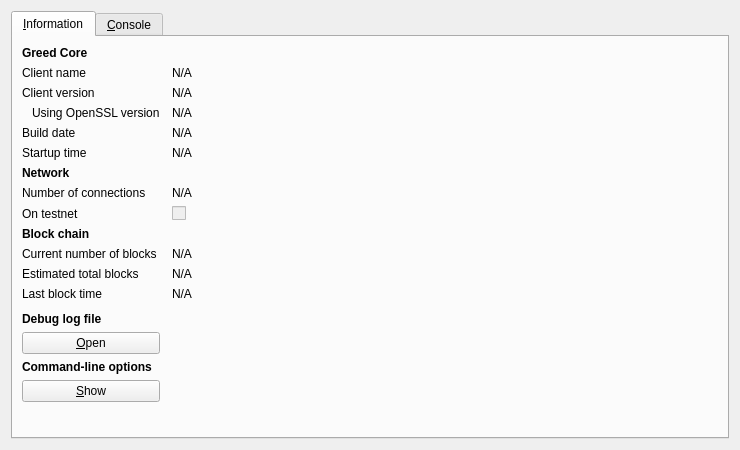
<?xml version="1.0" encoding="UTF-8"?>
<ui version="4.0">
 <class>RPCConsole</class>
 <widget class="QDialog" name="RPCConsole">
  <property name="geometry">
   <rect>
    <x>0</x>
    <y>0</y>
    <width>740</width>
    <height>450</height>
   </rect>
  </property>
  <property name="windowTitle">
   <string>Greed - Debug window</string>
  </property>
  <layout class="QVBoxLayout" name="verticalLayout_2">
   <item>
    <widget class="QTabWidget" name="tabWidget">
     <property name="currentIndex">
      <number>0</number>
     </property>
     <widget class="QWidget" name="tab_info">
      <attribute name="title">
       <string>&amp;Information</string>
      </attribute>
      <layout class="QGridLayout" name="gridLayout" columnstretch="0,1">
       <property name="horizontalSpacing">
        <number>12</number>
       </property>
       <item row="0" column="0">
        <widget class="QLabel" name="label_9">
         <property name="font">
          <font>
           <weight>75</weight>
           <bold>true</bold>
          </font>
         </property>
         <property name="text">
          <string>Greed Core</string>
         </property>
        </widget>
       </item>
       <item row="1" column="0">
        <widget class="QLabel" name="label_5">
         <property name="text">
          <string>Client name</string>
         </property>
        </widget>
       </item>
       <item row="1" column="1">
        <widget class="QLabel" name="clientName">
         <property name="cursor">
          <cursorShape>IBeamCursor</cursorShape>
         </property>
         <property name="text">
          <string>N/A</string>
         </property>
         <property name="textFormat">
          <enum>Qt::PlainText</enum>
         </property>
         <property name="textInteractionFlags">
          <set>Qt::LinksAccessibleByMouse|Qt::TextSelectableByKeyboard|Qt::TextSelectableByMouse</set>
         </property>
        </widget>
       </item>
       <item row="2" column="0">
        <widget class="QLabel" name="label_6">
         <property name="text">
          <string>Client version</string>
         </property>
        </widget>
       </item>
       <item row="2" column="1">
        <widget class="QLabel" name="clientVersion">
         <property name="cursor">
          <cursorShape>IBeamCursor</cursorShape>
         </property>
         <property name="text">
          <string>N/A</string>
         </property>
         <property name="textFormat">
          <enum>Qt::PlainText</enum>
         </property>
         <property name="textInteractionFlags">
          <set>Qt::LinksAccessibleByMouse|Qt::TextSelectableByKeyboard|Qt::TextSelectableByMouse</set>
         </property>
        </widget>
       </item>
       <item row="3" column="0">
        <widget class="QLabel" name="label_14">
         <property name="text">
          <string>Using OpenSSL version</string>
         </property>
         <property name="indent">
          <number>10</number>
         </property>
        </widget>
       </item>
       <item row="3" column="1">
        <widget class="QLabel" name="openSSLVersion">
         <property name="cursor">
          <cursorShape>IBeamCursor</cursorShape>
         </property>
         <property name="text">
          <string>N/A</string>
         </property>
         <property name="textFormat">
          <enum>Qt::PlainText</enum>
         </property>
         <property name="textInteractionFlags">
          <set>Qt::LinksAccessibleByMouse|Qt::TextSelectableByKeyboard|Qt::TextSelectableByMouse</set>
         </property>
        </widget>
       </item>
       <item row="4" column="0">
        <widget class="QLabel" name="label_12">
         <property name="text">
          <string>Build date</string>
         </property>
        </widget>
       </item>
       <item row="4" column="1">
        <widget class="QLabel" name="buildDate">
         <property name="cursor">
          <cursorShape>IBeamCursor</cursorShape>
         </property>
         <property name="text">
          <string>N/A</string>
         </property>
         <property name="textFormat">
          <enum>Qt::PlainText</enum>
         </property>
         <property name="textInteractionFlags">
          <set>Qt::LinksAccessibleByMouse|Qt::TextSelectableByKeyboard|Qt::TextSelectableByMouse</set>
         </property>
        </widget>
       </item>
       <item row="5" column="0">
        <widget class="QLabel" name="label_13">
         <property name="text">
          <string>Startup time</string>
         </property>
        </widget>
       </item>
       <item row="5" column="1">
        <widget class="QLabel" name="startupTime">
         <property name="cursor">
          <cursorShape>IBeamCursor</cursorShape>
         </property>
         <property name="text">
          <string>N/A</string>
         </property>
         <property name="textFormat">
          <enum>Qt::PlainText</enum>
         </property>
         <property name="textInteractionFlags">
          <set>Qt::LinksAccessibleByMouse|Qt::TextSelectableByKeyboard|Qt::TextSelectableByMouse</set>
         </property>
        </widget>
       </item>
       <item row="6" column="0">
        <widget class="QLabel" name="label_11">
         <property name="font">
          <font>
           <weight>75</weight>
           <bold>true</bold>
          </font>
         </property>
         <property name="text">
          <string>Network</string>
         </property>
        </widget>
       </item>
       <item row="7" column="0">
        <widget class="QLabel" name="label_7">
         <property name="text">
          <string>Number of connections</string>
         </property>
        </widget>
       </item>
       <item row="7" column="1">
        <widget class="QLabel" name="numberOfConnections">
         <property name="cursor">
          <cursorShape>IBeamCursor</cursorShape>
         </property>
         <property name="text">
          <string>N/A</string>
         </property>
         <property name="textFormat">
          <enum>Qt::PlainText</enum>
         </property>
         <property name="textInteractionFlags">
          <set>Qt::LinksAccessibleByMouse|Qt::TextSelectableByKeyboard|Qt::TextSelectableByMouse</set>
         </property>
        </widget>
       </item>
       <item row="8" column="0">
        <widget class="QLabel" name="label_8">
         <property name="text">
          <string>On testnet</string>
         </property>
        </widget>
       </item>
       <item row="8" column="1">
        <widget class="QCheckBox" name="isTestNet">
         <property name="enabled">
          <bool>false</bool>
         </property>
         <property name="text">
          <string/>
         </property>
        </widget>
       </item>
       <item row="9" column="0">
        <widget class="QLabel" name="label_10">
         <property name="font">
          <font>
           <weight>75</weight>
           <bold>true</bold>
          </font>
         </property>
         <property name="text">
          <string>Block chain</string>
         </property>
        </widget>
       </item>
       <item row="10" column="0">
        <widget class="QLabel" name="label_3">
         <property name="text">
          <string>Current number of blocks</string>
         </property>
        </widget>
       </item>
       <item row="10" column="1">
        <widget class="QLabel" name="numberOfBlocks">
         <property name="cursor">
          <cursorShape>IBeamCursor</cursorShape>
         </property>
         <property name="text">
          <string>N/A</string>
         </property>
         <property name="textFormat">
          <enum>Qt::PlainText</enum>
         </property>
         <property name="textInteractionFlags">
          <set>Qt::LinksAccessibleByMouse|Qt::TextSelectableByKeyboard|Qt::TextSelectableByMouse</set>
         </property>
        </widget>
       </item>
       <item row="11" column="0">
        <widget class="QLabel" name="label_4">
         <property name="text">
          <string>Estimated total blocks</string>
         </property>
        </widget>
       </item>
       <item row="11" column="1">
        <widget class="QLabel" name="totalBlocks">
         <property name="cursor">
          <cursorShape>IBeamCursor</cursorShape>
         </property>
         <property name="text">
          <string>N/A</string>
         </property>
         <property name="textFormat">
          <enum>Qt::PlainText</enum>
         </property>
         <property name="textInteractionFlags">
          <set>Qt::LinksAccessibleByMouse|Qt::TextSelectableByKeyboard|Qt::TextSelectableByMouse</set>
         </property>
        </widget>
       </item>
       <item row="12" column="0">
        <widget class="QLabel" name="label_2">
         <property name="text">
          <string>Last block time</string>
         </property>
        </widget>
       </item>
       <item row="12" column="1">
        <widget class="QLabel" name="lastBlockTime">
         <property name="cursor">
          <cursorShape>IBeamCursor</cursorShape>
         </property>
         <property name="text">
          <string>N/A</string>
         </property>
         <property name="textFormat">
          <enum>Qt::PlainText</enum>
         </property>
         <property name="textInteractionFlags">
          <set>Qt::LinksAccessibleByMouse|Qt::TextSelectableByKeyboard|Qt::TextSelectableByMouse</set>
         </property>
        </widget>
       </item>
       <item row="13" column="0">
        <spacer name="verticalSpacer_2">
         <property name="orientation">
          <enum>Qt::Vertical</enum>
         </property>
         <property name="sizeHint" stdset="0">
          <size>
           <width>20</width>
           <height>20</height>
          </size>
         </property>
        </spacer>
       </item>
       <item row="14" column="0">
        <widget class="QLabel" name="labelDebugLogfile">
         <property name="font">
          <font>
           <weight>75</weight>
           <bold>true</bold>
          </font>
         </property>
         <property name="text">
          <string>Debug log file</string>
         </property>
        </widget>
       </item>
       <item row="15" column="0">
        <widget class="QPushButton" name="openDebugLogfileButton">
         <property name="toolTip">
          <string>Open the Greed debug log file from the current data directory. This can take a few seconds for large log files.</string>
         </property>
         <property name="text">
          <string>&amp;Open</string>
         </property>
         <property name="autoDefault">
          <bool>false</bool>
         </property>
        </widget>
       </item>
       <item row="16" column="0">
        <widget class="QLabel" name="labelCLOptions">
         <property name="font">
          <font>
           <weight>75</weight>
           <bold>true</bold>
          </font>
         </property>
         <property name="text">
          <string>Command-line options</string>
         </property>
        </widget>
       </item>
       <item row="17" column="0">
        <widget class="QPushButton" name="showCLOptionsButton">
         <property name="toolTip">
          <string>Show the Greed-Qt help message to get a list with possible Greed command-line options.</string>
         </property>
         <property name="text">
          <string>&amp;Show</string>
         </property>
         <property name="autoDefault">
          <bool>false</bool>
         </property>
        </widget>
       </item>
       <item row="18" column="0">
        <spacer name="verticalSpacer">
         <property name="orientation">
          <enum>Qt::Vertical</enum>
         </property>
         <property name="sizeHint" stdset="0">
          <size>
           <width>20</width>
           <height>40</height>
          </size>
         </property>
        </spacer>
       </item>
      </layout>
     </widget>
     <widget class="QWidget" name="tab_console">
      <attribute name="title">
       <string>&amp;Console</string>
      </attribute>
      <layout class="QVBoxLayout" name="verticalLayout_3">
       <property name="spacing">
        <number>3</number>
       </property>
       <item>
        <widget class="QTextEdit" name="messagesWidget">
         <property name="minimumSize">
          <size>
           <width>0</width>
           <height>100</height>
          </size>
         </property>
         <property name="readOnly">
          <bool>true</bool>
         </property>
         <property name="tabKeyNavigation" stdset="0">
          <bool>false</bool>
         </property>
         <property name="columnCount" stdset="0">
          <number>2</number>
         </property>
        </widget>
       </item>
       <item>
        <layout class="QHBoxLayout" name="horizontalLayout">
         <property name="spacing">
          <number>3</number>
         </property>
         <item>
          <widget class="QLabel" name="label">
           <property name="text">
            <string notr="true">&gt;</string>
           </property>
          </widget>
         </item>
         <item>
          <widget class="QLineEdit" name="lineEdit"/>
         </item>
         <item>
          <widget class="QPushButton" name="clearButton">
           <property name="maximumSize">
            <size>
             <width>24</width>
             <height>24</height>
            </size>
           </property>
           <property name="toolTip">
            <string>Clear console</string>
           </property>
           <property name="text">
            <string/>
           </property>
           <property name="icon">
            <iconset resource="../bitcoin.qrc">
             <normaloff>:/icons/remove</normaloff>:/icons/remove</iconset>
           </property>
           <property name="shortcut">
            <string notr="true">Ctrl+L</string>
           </property>
           <property name="autoDefault">
            <bool>false</bool>
           </property>
          </widget>
         </item>
        </layout>
       </item>
      </layout>
     </widget>
    </widget>
   </item>
  </layout>
 </widget>
 <resources>
  <include location="../bitcoin.qrc"/>
 </resources>
 <connections/>
</ui>
